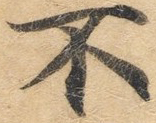
#> input picture replace_bg/2.bmp, 156 x 123 px
$ python ImgComp.py   (older library calls are emulated)
#> lines starting #> are read from the running program, lines starting #| are printed output that depends on the picture
#> the answer given: replace_bg/2.bmp
#> the answer given: replace_bg/3.bmp
from PIL import Image
# from PIL import ImageChops
#
# def compare_images(path_one, path_two, diff_save_location):
#     """
#     比较图片，如果有不同则生成展示不同的图片
#     @参数一: path_one: 第一张图片的路径
#     @参数二: path_two: 第二张图片的路径
#     @参数三: diff_save_location: 不同图的保存路径
#     """
#     image_one = Image.open(path_one)
#     image_two = Image.open(path_two)
#
#     diff = ImageChops.difference(image_one, image_two)
#
#     if diff.getbbox() is None:
#         # 图片间没有任何不同则直接退出
#         return
#     else:
#         diff.save(diff_save_location)
#
# if __name__ == '__main__':
#     compare_images('/home/william/Download/lfj/004.jpg',
#                    '/home/william/Download/lfj/005.jpg',
#                    '/home/william/Download/lfj/不同.jpg')
#
# class ImgComp(object):
#     def

#计算指纹
# def avhash(img):
#     if not isinstance(img, Image.Image):
#         img = Image.open(img)
#     img = img.resize((8, 8), Image.ANTIALIAS).convert('L') #将image压缩为8*8,转化为灰度图
#     avg = reduce(lambda x, y: x + y, img.getdata()) / 64. #对每个像素点的灰度累和,最后除以64,得到灰度的平均值
#
#     #这一句代码很pythonic,需要仔细消化
#     #map对每个像素做判断,大于平均值为1,否则为0
#     #enumerate函数返回一个列表的下标及该下标对应的元素,用tuple装起来: (index, element)
#     #reduce,对每个元素右移对应的下标位,并且与前一个元素做或运算,最终得到的结果为一个
#     # 64位的二进制数,每一位的0,1代表该位的像素灰度与平均像素灰度的比较结果
#     return reduce(lambda x, (y, z): x | (z << y), enumerate(map(lambda i: 0 if i < avg else 1, img.getdata())), 0)
#
# #计算汉明距离
# def hamming(h1, h2):
#     #直接对两个数按位做异或操作,这样得到一个64位的二进制数,该二进制数包含的1的个数,即为汉明距离
#     h, d = 0, h1 ^ h2
#     #求d中包含的1的个数
#     while d:
#         h += 1
#         d &= d - 1
#     return h
#
# if __name__ == '__main__':
#     img1 = raw_input('请输入第一张图片路径:')
#     img2 = raw_input('请输入第二张图片路径:')
#     h1 = avhash(img1)
#     h2 = avhash(img2)
#     print ("两张图片的指纹汉明距离为:%s" % hamming(h1, h2))
# coding:UTF-8

from PIL import Image
from functools import reduce
import numpy as np
import scipy.fftpack
#计算指纹
def a_hash(img):
    if not isinstance(img, Image.Image):
        img = Image.open(img)
    img = img.resize((8, 8), Image.ANTIALIAS).convert('L') #将image压缩为8*8,转化为灰度图
    avg = reduce(lambda x, y: x + y, img.getdata()) / (64*1)#对每个像素点的灰度累和,最后除以64,得到灰度的平均值
    #map对每个像素做判断,大于平均值为1,否则为0
    #enumerate函数返回一个列表的下标及该下标对应的元素,用tuple装起来: (index, element)
    #reduce,对每个元素右移对应的下标位,并且与前一个元素做或运算,最终得到的结果为一个
    # 64位的二进制数,每一位的0,1代表该位的像素灰度与平均像素灰度的比较结果
    return reduce(lambda x, y_z: x | (y_z[1] << y_z[0]),enumerate(map(lambda i: 0 if i < avg else 1, img.getdata())) , 0)

#计算汉明距离,亦或后返回1的个数
def hamming(h1, h2):
    #直接对两个数按位做异或操作,这样得到一个64位的二进制数,该二进制数包含的1的个数,即为汉明距离
    h, d = 0, h1 ^ h2
    #求d中包含的1的个数
    while d:
        h += 1
        d &= d - 1
    return h

def d_hash(img,size=(8,8)):
    #比较相邻像素
    if not isinstance(img, Image.Image):
        img = Image.open(img)
    img = img.resize(size).convert('L') #将image压缩为8*8,转化为灰度图
    #map对每个像素做判断,大于下一个值为1,否则为0
    #enumerate函数返回一个列表的下标及该下标对应的元素,用tuple装起来: (index, element)
    #reduce,对每个元素右移对应的下标位,并且与前一个元素做或运算,最终得到的结果为一个
    # 64位的二进制数,每一位的0,1代表该位的像素灰度与平均像素灰度的比较结果
    pixels = np.asarray(img)
    # compute differences between columns
    diff = (pixels[:, 1:] > pixels[:, :-1])*1
    return reduce(lambda x, y_z: x | (y_z[1] << y_z[0]),enumerate(np.hstack(diff.tolist())), 0)

def p_hash(img,hash_size=8,highfreq_factor=4):
    #第一步，缩放尺寸
    #第二步，离散余弦变换，DCT系数求取
    #第三步，求取DCT系数均值（左上角8 * 8
    #第四步，计算哈希值。 * /
#> called with img = 'replace_bg/2.bmp', hash_size = 8, highfreq_factor = 4
    img_size = hash_size * highfreq_factor
    if not isinstance(img, Image.Image):
        img = Image.open(img)
#> img is the input picture: PIL image 156x123 RGB; mean R, G, B 185.3, 162.9, 132.9
    image = img.convert("L").resize((img_size, img_size), Image.ANTIALIAS)
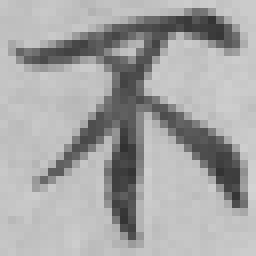
#> image: PIL image 32x32 L (shown 8 times larger); min 49, max 211, mean 166.3
    pixels = np.asarray(image)
    dct = scipy.fftpack.dct(pixels)#DCT系数
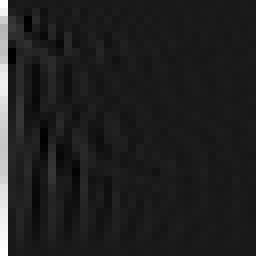
#> dct: shape (32, 32) float64 (shown 8 times larger); min -1410.2, max 12522, mean 361.5; drawn with min black and max white
    dctlowfreq = dct[:hash_size, :hash_size]
    avg = dctlowfreq.mean()
#> avg = 1350.2
    diff = (dctlowfreq > avg)*1
    return reduce(lambda x, y_z: x | (y_z[1] << y_z[0]),enumerate(np.hstack(diff.tolist())), 0)

if __name__ == '__main__':
    img1 = input('请输入第一张图片路径:')
    img2 = input('请输入第二张图片路径:')
    h1 = p_hash(img1)
#> h1 = 72340172871762177
    print(h1)
#| 72340172871762177

    h2 = p_hash(img2)
#> call 2 of p_hash, with img = 'replace_bg/3.bmp', hash_size = 8, highfreq_factor = 4
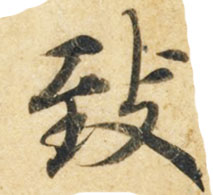
#> input picture replace_bg/3.bmp, 213 x 195 px
#> in p_hash, img is the input picture: PIL image 213x195 RGB; mean R, G, B 202.5, 186.3, 152.2
#> in p_hash (call 2), `image = img.convert("L").resize((img_size, img_size), Image.ANTIALIAS)`:
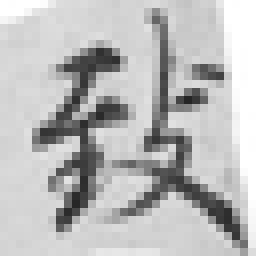
#> image: PIL image 32x32 L (shown 8 times larger); min 37, max 255, mean 187.1
#> in p_hash (call 2), `dct = scipy.fftpack.dct(pixels)#DCT系数`:
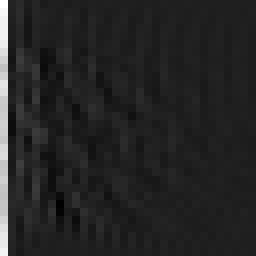
#> dct: shape (32, 32) float64 (shown 8 times larger); min -2031.1, max 14448, mean 402.6; drawn with min black and max white
#> in p_hash (call 2), `avg = dctlowfreq.mean()`: avg = 1719.4
#> h2 = 360570548989788417
    print(h2)
#| 360570548989788417
    print ("两张图片的指纹汉明距离为:%s" % hamming(h1, h2))
#> in hamming, `h, d = 0, h1 ^ h2`: h = 0; d = 288230376185397248
#> the loop in hamming, `while d:` made 3 passes
#> d on passes 1 to 3: 288230376185266176, 288230376151711744, 0
#> after the loop in hamming, `while d:`: d = 0; h = 3
#| 两张图片的指纹汉明距离为:3
